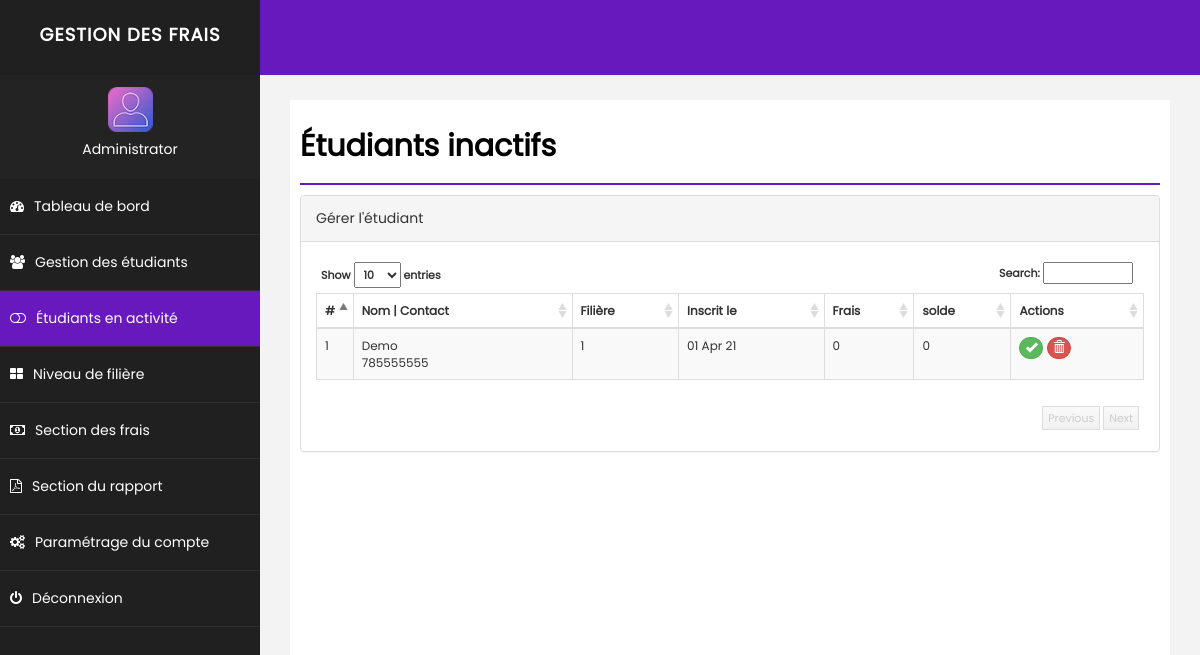
/inactivestd.php (signed in), run on the app's committed database.
### tables this page shows
CREATE TABLE `student` (
  `id` int(255) NOT NULL,
  `emailid` varchar(255) NOT NULL,
  `sname` varchar(255) NOT NULL,
  `joindate` datetime NOT NULL,
  `about` text NOT NULL,
  `contact` varchar(255) NOT NULL,
  `fees` int(255) NOT NULL,
  `grade` varchar(255) NOT NULL,
  `balance` int(255) NOT NULL,
  `delete_status` enum('0','1') NOT NULL DEFAULT '0'
);

### inactivestd.php (the view, shortened to what this page needs)
<?php $page='inact';
include("php/dbconnect.php");
?>
<!DOCTYPE html>
<html xmlns="http://www.w3.org/1999/xhtml">
<head>
    <link href="css/bootstrap.css" rel="stylesheet" />
    <link href="css/font-awesome.css" rel="stylesheet" />
    <link href="css/basic.css" rel="stylesheet" />
    <link href="css/custom.css" rel="stylesheet" />
	<link href="css/ui.css" rel="stylesheet" />
	<link href="css/datepicker.css" rel="stylesheet" />
</head>
<?php
include("php/header.php");
?>
        <div id="page-wrapper">
            <div id="page-inner">
                <div class="row">
                    <div class="col-md-12">
                        <h1 class="page-head-line">Étudiants inactifs</h1>
                    </div>
                </div>
        <?php
		 if(isset($_GET['action']) && @$_GET['action']=="add" || @$_GET['action']=="edit")
		 {
		?>
			<script type="text/javascript" src="js/validation/jquery.validate.min.js"></script>
		<?php
		    }else{
		?>
		 <link href="css/datatable/datatable.css" rel="stylesheet" />
		<div class="panel panel-default">
                        <div class="panel-heading">
                        Gérer l'étudiant
                        </div>
                        <div class="panel-body">
                            <div class="table-sorting table-responsive">
                                <table class="table table-striped table-bordered table-hover" id="tSortable22">
                                    <thead>
                                        <tr>
                                            <th>#</th>
                                            <th>Nom | Contact</th>
                                            <th>Filière</th>
                                            <th>Inscrit le</th>
                                            <th>Frais</th>
											<th>solde</th>
											<th>Actions</th>
                                        </tr>
                                    </thead>
                                    <tbody>
									<?php
									$sql = "select * from student where delete_status='1'";
									$q = $conn->query($sql);
									$i=1;
									while($r = $q->fetch_assoc())
									{
									echo '<tr '.(($r['balance']>0)?'class="primary"':'').'>
                                            <td>'.$i.'</td>
                                            <td>'.$r['sname'].'<br/>'.$r['contact'].'</td>
                                            <td>'.$r['grade'].'</td>
                                            <td>'.date("d M y", strtotime($r['joindate'])).'</td>
                                            <td>'.$r['fees'].'</td>
											<td>'.$r['balance'].'</td>
											<td>
											<a href="inactivestd.php?action=approve&id='.$r['id'].'" class="btn btn-success btn-xs" style="border-radius:60px;"><span class="glyphicon glyphicon-ok"></span></a>
											<a onclick="return confirm(\'Etes-vous sûr de vouloir supprimer définitivement cet enregistrement ?\');" href="inactivestd.php?action=delete&id='.$r['id'].'" class="btn btn-danger btn-xs" style="border-radius:60px;"><span class="glyphicon glyphicon-trash"></span></a> </td>
                                        </tr>';
										$i++;
									}
									?>
                                    </tbody>
                                </table>
                            </div>
                        </div>
                    </div>
		<?php
		}
		?>
            </div>
        </div>
    </div>
</body>
</html>

### css/basic.css (style rules this page uses)
html * { font-family: "Poppins", sans-serif; }
body { font-family: "Open Sans", sans-serif; line-height: 25px; }
#page-wrapper { padding: 15px 15px; min-height: 600px; background: #f3f3f3; }
#page-inner { width: 100%; margin: 10px 20px 10px 0px; background-color: #fff !important; padding: 10px; min-height: 1200px; }
.page-head-line { font-size: 30px; color: #000; font-weight: 800; padding-bottom: 20px; border-bottom: 2px solid #6719bd; margin-bottom: 10px; }
@media (min-width: 768px) { #page-wrapper { margin: 0 0 0 260px; padding: 15px 30px; min-height: 1200px; } }

### css/custom.css (style rules this page uses)
html * { font-family: "Poppins", sans-serif; }

### css/datatable/datatable.css (style rules this page uses)
.dataTable { float: left; }
.table-sorting { padding: 0px; position: relative; font-size: 12px; background-color: #FFF; }
.table-sorting .table { border-top: 1px solid #DDD; border-bottom: 1px solid #DDD; }
.table-sorting .sorting_asc { background: url('../../img/datatable/sort_asc.png') no-repeat center right; cursor: pointer; }
.table-sorting .sorting { background: url('../../img/datatable/sort_both.png') no-repeat center right; cursor: pointer; }

### data on the page
student: sname "Demo", contact "785555555", grade "1", joindate "01 Apr 21", fees "0", balance "0"

### other printed values
$_SESSION['rainbow_name'] "Administrator"
